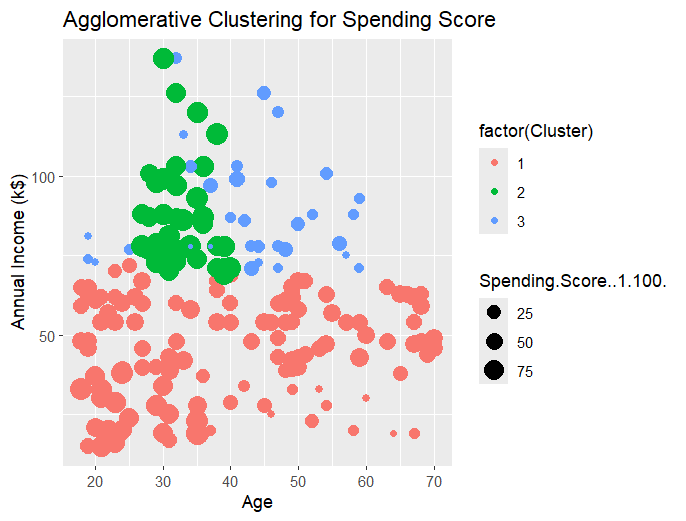

Recreate this plot in R.
# Loading necessary library
library(cluster)

# Reading the dataset
data <- read.csv("C:\\Users\\ASUS\\OneDrive\\Documents\\Semester 8\\Data Mining Techniques\\Assignments\\R Studio\\Mall_Customers.csv", header = TRUE)

# Selecting columns for clustering
selected_data <- data[, c("Age", "Annual.Income..k..", "Spending.Score..1.100.")]

# Performing agglomerative hierarchical clustering
agg_result <- agnes(selected_data)

# Plotting the dendrogram
plot(agg_result, which.plots = 2)

# Cuting the dendrogram to get clusters
k <- 3 
cluster_cut <- cutree(agg_result, k)

# Adding cluster assignments to the original data
data$Cluster <- cluster_cut

# Plotting the clusters
library(ggplot2)
ggplot(data, aes(x = Age, y = Annual.Income..k.., color = factor(Cluster), size = Spending.Score..1.100.)) +
  geom_point() +
  labs(title = "Agglomerative Clustering for Spending Score", x = "Age", y = "Annual Income (k$)")
